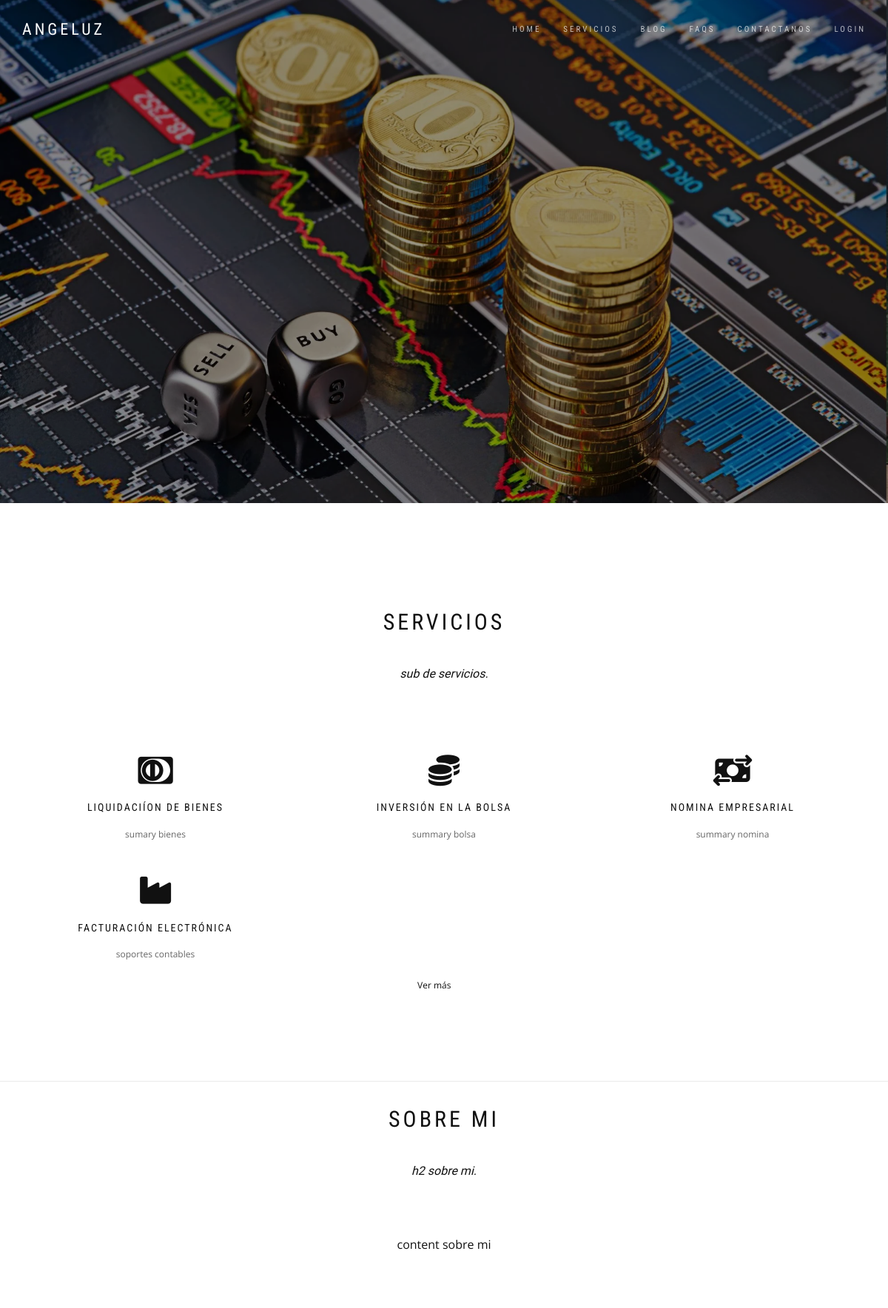
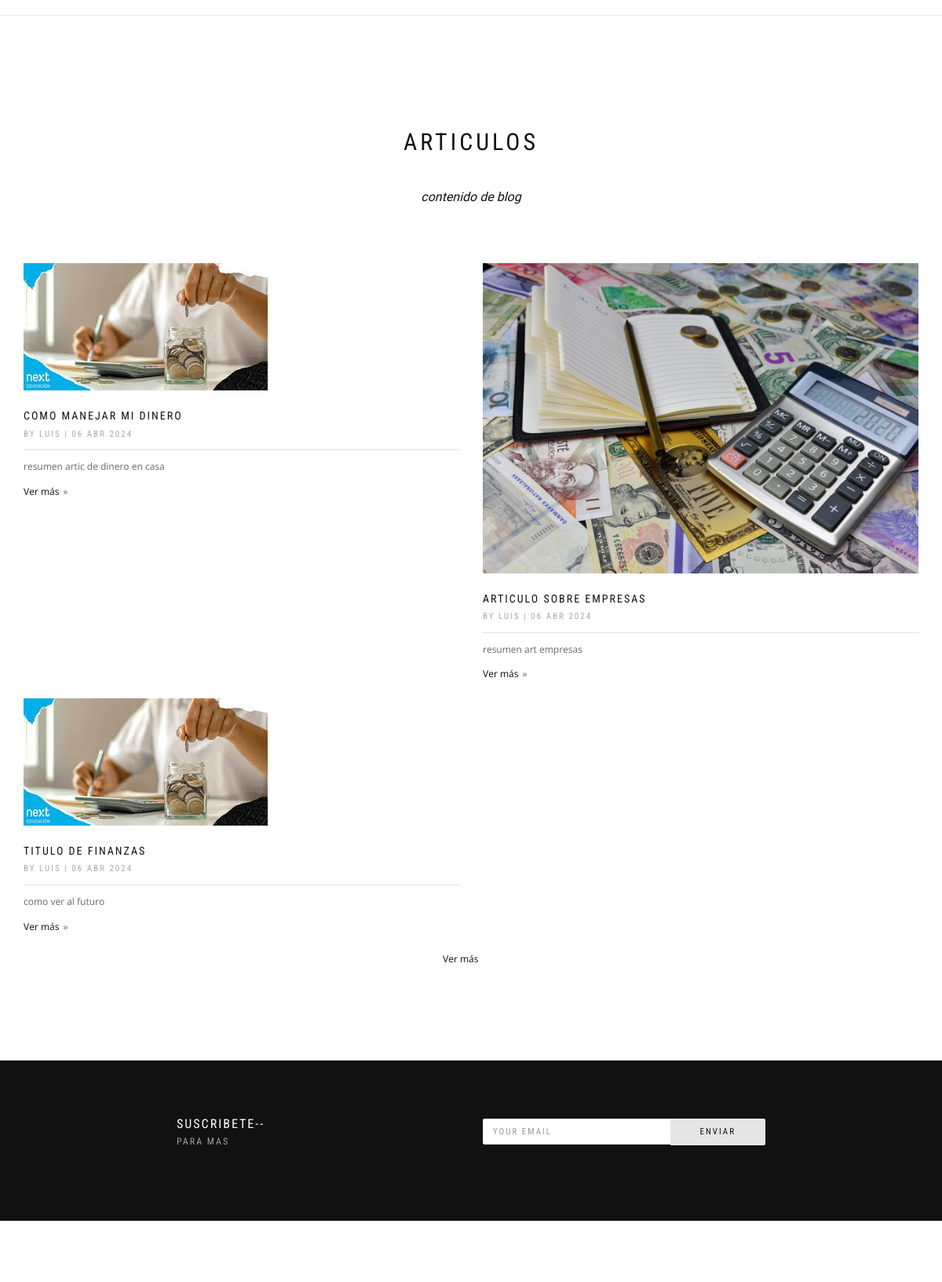
The page / (upper part) on the database its author committed (2 pictures, top to bottom).
### aplications/home/models.py (models this page shows, shortened)
class InfoHome(models.Model):
    webTitle = models.CharField(max_length=200, verbose_name='Título de la web', help_text='texto que se mostrará en la pestaña del navegador')
    logoHome = models.ImageField(verbose_name='Logo de la web', upload_to='home', blank=True, null=True)
    eslogan = models.CharField(max_length=200, verbose_name='Eslogan', blank=True, null=True)
    active = models.BooleanField(verbose_name='Activo', default=False)
    phone = models.CharField(max_length=200, verbose_name='Teléfono', blank=True, null=True)
    whatsapp = models.IntegerField(max_length=200, verbose_name='whatsapp', blank=True, null=True)
    email = models.EmailField(verbose_name='Correo electrónico', blank=True, null=True)
    mainUrl = models.URLField(verbose_name='URL principal', blank=True, null=True)
    created = models.DateTimeField(auto_now_add=True, verbose_name='Fecha de creación')
    updated = models.DateTimeField(auto_now=True, verbose_name='Fecha de edición')
    objects = InfoHomeManager()
    class Meta:
        verbose_name = 'información general'
        verbose_name_plural = 'información general'
        ordering = ['-created']

class HeaderLinks(models.Model):
    name = models.CharField(max_length=200, verbose_name='Nombre')
    url = models.URLField(verbose_name='URL', blank=True, null=True)
    orden = models.SmallIntegerField(verbose_name='Orden', default=0)
    active = models.BooleanField(verbose_name='Activo', default=False)
    created = models.DateTimeField(auto_now_add=True, verbose_name='Fecha de creación')
    updated = models.DateTimeField(auto_now=True, verbose_name='Fecha de edición')
    objects = HeaderLinksManager()
    class Meta:
        verbose_name = 'enlace del menú'
        verbose_name_plural = 'enlaces del menú'
        ordering = ['-orden']

class InfoSection(models.Model):
    SECTION_CHOICES = [
        ('1', 'sobre mi'),
        ('2', 'faq'),
        ('3', 'entradas'),
        ('4', 'servicios'),
        ('5', 'newsletter'),
        ('6', 'contacto'),
    ]
    section = models.CharField(max_length=1, choices=SECTION_CHOICES, verbose_name='Sección')
    title = models.CharField(max_length=200, verbose_name='Título', blank=True, null=True)
    subtitle = models.CharField(max_length=200, verbose_name='Subtítulo', blank=True, null=True)
    content = models.TextField(verbose_name='Contenido', blank=True, null=True)
    image = models.ImageField(verbose_name='Imagen', upload_to='home', blank=True, null=True)
    orden = models.SmallIntegerField(verbose_name='Orden', default=0)
    active = models.BooleanField(verbose_name='Activo', default=False)
    created = models.DateTimeField(auto_now_add=True, verbose_name='Fecha de creación')
    updated = models.DateTimeField(auto_now=True, verbose_name='Fecha de edición')
    objects = InfoSectionManager()
    class Meta:
        verbose_name = 'información de sección'
        verbose_name_plural = 'información de secciones'
        ordering = ['-created']

### aplications/service/models.py (models this page shows, shortened)
class Service(models.Model):
    title = models.CharField(max_length=200, verbose_name='Título')
    subtitle = models.CharField(max_length=200, verbose_name='Subtítulo', blank=True, null=True)
    summary = models.TextField(verbose_name='Resumen', blank=True, null=True)
    description = RichTextUploadingField('Contenido')
    slug = models.SlugField(verbose_name='Slug', unique=True)
    icon = models.CharField(max_length=200, verbose_name='Icono',blank=True, null=True , help_text='Usar una clase de Fontawesome, consultar los iconos en https://fontawesome.com/search?m=free&o=r, icon que se verá en la home')
    image = models.ImageField(verbose_name='Imagen', upload_to='services', blank=True, null=True)
    active = models.BooleanField(verbose_name='Activo', default=True)
    destacado = models.BooleanField(verbose_name='Destacado', default=False)
    showHome = models.BooleanField(verbose_name='Mostrar en Home', default=True)
    created = models.DateTimeField(auto_now_add=True, verbose_name='Fecha de creación')
    updated = models.DateTimeField(auto_now=True, verbose_name='Fecha de edición')
    objects = ServiceManager()
    class Meta:
        verbose_name = 'servicio'
        verbose_name_plural = 'servicios'
        ordering = ['-created']

### aplications/blog/models.py (models this page shows, shortened)
class Entrada(models.Model):
    categoria = models.ForeignKey(CategoriaEntrada, verbose_name='Categoría', on_delete=models.CASCADE, blank=True, null=True)
    tags = models.ManyToManyField(Tag, verbose_name='Tags')
    title = models.CharField(max_length=200, verbose_name='Título')
    slug = models.SlugField(max_length=200, verbose_name='Slug', unique=True)
    autor = models.ForeignKey(User, verbose_name='Autor', on_delete=models.CASCADE)
    description = RichTextUploadingField('Contenido')
    summary = models.TextField(verbose_name='Resumen', blank=True, null=True)
    image = models.ImageField(verbose_name='Imagen', upload_to='blog')
    active = models.BooleanField(verbose_name='Activo', default=True)
    destacado = models.BooleanField(verbose_name='Destacado', default=False)
    showHome = models.BooleanField(verbose_name='Mostrar en Home', default=True)
    created = models.DateTimeField(auto_now_add=True, verbose_name='Fecha de creación')
    updated = models.DateTimeField(auto_now=True, verbose_name='Fecha de edición')
    objects = EntradaManager()
    class Meta:
        verbose_name = 'entrada'
        verbose_name_plural = 'entradas'
        ordering = ['-created']

### aplications/users/models.py (models this page shows, shortened)
class User(AbstractBaseUser, PermissionsMixin):
    GENDER_CHOICES = (
        ('M', 'Masculino'),
        ('F', 'Femenino'),
        ('O', 'Otros'),
    )
    email = models.EmailField(unique=True)
    name = models.CharField('Nombres', max_length=100)
    last_name = models.CharField('Apellidos', max_length=100)
    cedula = models.CharField('Cedula', max_length=20)
    phone = models.CharField('Telefono', max_length=20)
    genero = models.CharField(
        max_length=1,
        choices=GENDER_CHOICES,
        blank=True
    )
    is_staff = models.BooleanField(default=False)
    is_active = models.BooleanField(default=False)
    USERNAME_FIELD = 'email'
    REQUIRED_FIELDS = ['name']
    objects = UserManager()

### aplications/home/views.py (the view)
class HomePageView(TemplateView):
    template_name = "home/index.html"
    def get_context_data(self, **kwargs):
        context = super(HomePageView, self).get_context_data(**kwargs)
        context['servicios'] = Service.objects.home_services()
        context['entradas_home'] = Entrada.objects.filter(active=True, showHome=True)[:4]
        context['faqs_home'] = Faq.objects.home_faqs()
        context['background'] = Background.objects.background_page("1")
        context['contact_form'] = ContactForm
        context['infoSections'] = InfoSection.objects.activos()
        return context

### aplications/context_processor.py (called while the page is built)
def header_and_footer(request):
    links = HeaderLinks.objects.get_menu_links()
    infoHome = InfoHome.objects.activo()
    hotServices = Service.objects.hot_services()
    whatsapp = InfoHome.objects.get_whatsapp()
    main_url = InfoHome.objects.get_main_url()
    return {
        'media_url': '/media/',
        'menu_header': links,
        'infoHome': infoHome,
        'hotServices': hotServices,
        'whatsapp': whatsapp,
        'main_url': main_url,
    }

### aplications/faq/managers.py (called while the page is built)
    def home_faqs(self):
        return self.filter(
            active=True,
            showHome=True,
        ).order_by('orden')[:5]

### aplications/home/managers.py (called while the page is built)
    def background_page(self, page):
        return self.filter(
            active=True,
            pagina=page,
        ).first()

    def activos(self):
        return self.filter(
            active=True,
        ).order_by('orden')

    def get_menu_links(self):
        return self.filter(
            active=True,
        ).order_by('orden')

    def activo(self):
        return self.filter(
            active=True,
        ).first()

    def get_whatsapp(self):
        try:
            return self.filter(
                active=True,
            ).first().whatsapp
        except:
            return 'No hay número de whatsapp registrado'

    def get_main_url(self):
        try:
            return self.filter(
                active=True,
            ).first().mainUrl
        except:
            return 'No hay URL principal registrada'

### aplications/service/managers.py (called while the page is built)
    def home_services(self):
        return self.filter(
            active=True,
            showHome=True,
        ).order_by('created')

    def hot_services(self):
        return self.filter(
            active=True,
            destacado=True,
        ).order_by('created')

### templates/home/index.html (shortened to what this page needs)
{% extends 'base.html' %}
{% block content %}
    {% include 'modulos/backgrounds/v1.html' %}
    {% for section in infoSections %}
        {% if section.section == '1' %}
            {% include 'modulos/about/v1.html' with info=section %}
        {% elif section.section == '2' %}
            <hr class="divider-w">
                {% include 'modulos/faqs/v1.html' with faqs=faqs_home info=section %}
        {% elif section.section == '4' %}
            {% include 'modulos/servicios/v1.html' with info=section %}
        {% elif section.section == '3' %}
            {% include 'modulos/blog/v1.html' with info=section entradas=entradas_home %}
        {% elif section.section == '5' %}
            {% include 'modulos/newsletter/v1.html' with info=section %}
        {% endif %}
    {% endfor %}
{% endblock content %}

### templates/includes/header_v1.html (shortened to what this page needs)
{% load static %}
<nav class="navbar navbar-custom navbar-fixed-top navbar-transparent" role="navigation">
    <div class="container">
      <div class="navbar-header">
        <a class="navbar-brand" href="{{ main_url}}">{{ infoHome.eslogan }}</a>
      </div>
      <div class="collapse navbar-collapse" id="custom-collapse">
        <ul class="nav navbar-nav navbar-right">
          {% for link  in menu_header %}
              {% if user.is_authenticated %}
                {% if "Login" in link.name %}
                  <li class="dropdown">
                    <a href="{% url 'users_app:user-logout' %}">Logout</a>
                  </li>
                {% else %}
                  <li class="dropdown">
                    <a href="{{ link.url }}">{{link.name}}</a>
                  </li>
                {% endif %}
            {% else %}
                <li class="dropdown">
                  <a href="{{ link.url }}">{{link.name}}</a>
                </li>
            {% endif %}
          {% endfor %}
        </ul>
      </div>
    </div>
  </nav>

### templates/modulos/servicios/v1.html (shortened to what this page needs)
<section class="module" id="services">
    <div class="container">
      <div class="row">
        <div class="col-sm-6 col-sm-offset-3">
            {% if info.title %}
          <h2 class="module-title font-alt">{{ info.title }}</h2>
          {% endif %}
          {% if info.subtitle %}
            <div class="module-subtitle font-serif">{{ info.subtitle }}.</div>
            {% endif %}
          </div>
        </div>
        <div class="row multi-columns-row">
        {% for servicio in servicios %}
          <div class="col-md-4 col-sm-6 col-xs-12">
            <div class="features-item">
              <div class="features-icon"><i class="{{ servicio.icon }}"></i></div>
              <h3 class="features-title font-alt">{{ servicio.title }}</h3>
              <p>{{ servicio.summary|safe }}</p>
            </div>
          </div>
        {% endfor %}
      </div>
      <div class="row">
        <a  style="position: absolute; left: 47%;" href="{% url 'service_app:servicio' %}">Ver más</a>
      </div>
    </div>
  </section>

### templates/modulos/about/v1.html
{% load static %}
<section class="module pt-0 pb-0" id="about">
    {% if info.image %}
        <div class="row position-relative m-0">
            {% with info.image as img %}
                <div class="col-xs-12 col-md-6 side-image" data-background="{{media_url}}{{img}}"></div>
            {% endwith %}
            <div class="col-xs-12 col-md-6 col-md-offset-6 side-image-text">
                <div class="row">
                <div class="col-sm-12">
                    <h2 class="module-title font-alt align-left">{{info.title}}</h2>
                    <div class="module-subtitle font-serif align-left">{{info.subtitle}}.</div>
                    {{info.content|safe}}
                </div>
                </div>
            </div>
        </div>
        {% else %}
        <hr class="divider-w">
        <div class="row" style="margin-top: 3rem;margin-bottom: 2rem;">
            <div class="col-sm-6 col-sm-offset-3">
                {% if info.title %}
            <h2 class="module-title font-alt">{{ info.title }}</h2>
            {% endif %}
            {% if info.subtitle %}
                <div class="module-subtitle font-serif">{{ info.subtitle }}.</div>
            {% endif %}
            {% if info.content %}
                <div class="module-subtitle">{{ info.content|safe }}</div>
            {% endif %}
            </div>
        </div>
        <hr class="divider-w">
        {% endif %}
  </section>

### templates/modulos/blog/v1.html
<section class="module" id="news">
    <div class="container">
      <div class="row">
        <div class="col-sm-6 col-sm-offset-3">
            {% if section.section == "3" %}
              <h2 class="module-title font-alt">{{ section.title }}</h2>
              <div class="module-subtitle font-serif">{{ section.content|safe }}</div>
            {% endif %}
        </div>
      </div>
      <div class="row multi-columns-row post-columns">
        {% for entrada in entradas %}
            <div class="col-sm-6 col-md-6 col-lg-6">
                <div class="post mb-20">
                    <div class="post-thumbnail"><a href="#"><img src="{{media_url}}{{entrada.image}} " alt="Blog-post Thumbnail"/></a></div>
                <div class="post-header font-alt">
                <h2 class="post-title"><a href="#">{{ entrada.title }}</a></h2>
                <div class="post-meta">By&nbsp;<span>{{entrada.autor.name}}</span>&nbsp;| {{ entrada.created|date:"d M Y" }}
                </div>
                </div>
                <div class="post-entry">
                  {{ entrada.summary|safe|truncatechars:250  }}
                </div>
                <div class="post-more"><a class="more-link" href="#">Ver más</a></div>
            </div>
            </div>
        {% endfor %}
      </div>
      <a  style="position: absolute; left: 47%;" href="{% url 'blog_app:entradas' %}">Ver más</a>
    </div>
  </section>

### templates/modulos/newsletter/v1.html (shortened to what this page needs)
<div class="module-small bg-dark">
    <div class="container">
      <div class="row">
        <div class="col-sm-6 col-md-6 col-lg-4 col-lg-offset-2">
          <div class="callout-text font-alt">
            <h3 class="callout-title">{{info.title}}--{{ message }}</h3>
            <p>{{ info.subtitle }}</p>
          </div>
        </div>
        <div class="col-sm-6 col-md-6 col-lg-4">
          <div class="callout-btn-box">
            <form  role="form" method="post" action="{% url 'news_app:sucription' %}">
              <div class="input-group">
                <input class="form-control" type="email" id="id_email" name="email" placeholder="Your Email" data-validation-required-message="Please enter your email address." required="required"/><span class="input-group-btn">
                  <button class="btn btn-g btn-round"  type="submit">Enviar</button></span>
              </div>
            </form>
          </div>
        </div>
      </div>
    </div>
  </div>

### templates/modulos/faqs/v1.html (shortened to what this page needs)
<section class="module">
  </section>

### rows shown on the page
InfoHome: eslogan "ANGELUZ"
HeaderLinks: name "HOME"
HeaderLinks: name "SERVICIOS"
HeaderLinks: name "BLOG"
HeaderLinks: name "FAQS"
HeaderLinks: name "CONTACTANOS"
HeaderLinks: name "LOGIN"
InfoSection: title "SERVICIOS", subtitle "sub de servicios"
Service: title "LIQUIDACIÍON DE BIENES", summary "sumary bienes"
Service: title "INVERSIÓN EN LA BOLSA", summary "summary bolsa"
Service: title "NOMINA EMPRESARIAL", summary "summary nomina"
Service: title "FACTURACIÓN ELECTRÓNICA", summary "soportes contables"
InfoSection: title "SOBRE MI", subtitle "h2 sobre mi", content "content sobre mi"
InfoSection: title "ARTICULOS", content "contenido de blog"
Entrada: image (picture), title "COMO MANEJAR MI DINERO", autor.name "LUIS", created "06 ABR 2024", summary "resumen artic de dinero en casa"
Entrada: image (picture), title "ARTICULO SOBRE EMPRESAS", autor.name "LUIS", created "06 ABR 2024", summary "resumen art empresas"
Entrada: image (picture), title "TITULO DE FINANZAS", autor.name "LUIS", created "06 ABR 2024", summary "como ver al futuro"
InfoSection: title "SUSCRIBETE", subtitle "PARA MAS"
